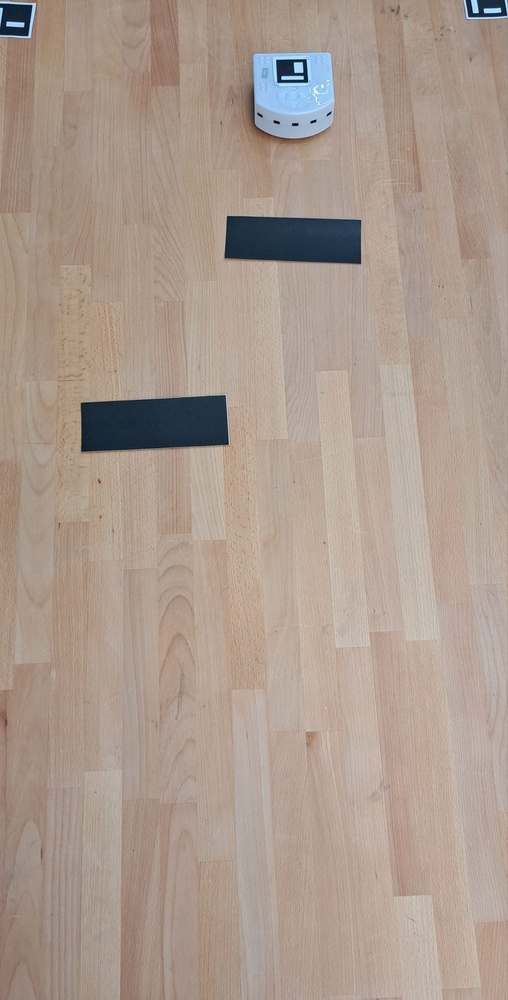
#> input picture table2.jpeg, 508 x 1000 px, shrunk from 966 x 1901 before the run, found by its file name
$ python costmap_path.py
#> lines starting #> are read from the running program, lines starting #| are printed output that depends on the picture
import cv2
import numpy as np
from heapq import heappush, heappop

# GLOBAL VARIABLES ============================================
# Load the image
image_path = r"C:/Users/neilc/OneDrive/Bureau/Exercises_mobile/mobileRobt38/table2.jpeg"
print(f"Loading image from: {image_path}")
original_image = cv2.imread(image_path, cv2.IMREAD_GRAYSCALE)
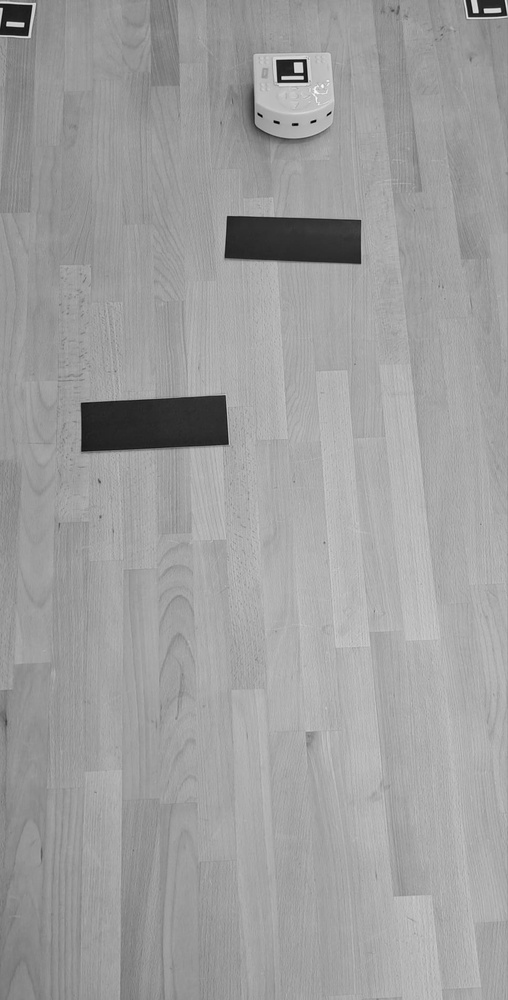
#> original_image: shape (1000, 508); min 0, max 251, mean 157.9

if original_image is None:
    print("Error: Image could not be loaded. Check the file path and format.")
    exit(1)

# Global list to store user-selected points
points = []

# [133 lines left out: functions select_points, create_costmap, reconstruct_binary_image_from_costmap, heuristic, astar, update, not called in this run]


def main():
    """
    Main function to initialize, select start and goal, and compute the path.
    """
    global points

    # Ask for grid dimensions
    try:
        height_division = int(input("Enter the number of rows (N): "))
#> the answer given: 100
        width_division = int(input("Enter the number of columns (M): "))
#> the answer given: 100
    except ValueError:
        print("Invalid input! Please enter integers.")
        return

    # Display the original image for both start and goal selection
    display_image = cv2.cvtColor(original_image, cv2.COLOR_GRAY2BGR)
    cv2.imshow("Select Start and Goal", display_image)

    # Select start and goal points
    cv2.setMouseCallback("Select Start and Goal", select_points, display_image)
    print("Click to select the start (blue) and goal (red) points.")

    # Wait for the points to be selected and the window to close automatically
    while len(points) < 2:
        cv2.waitKey(1)

    start_pixel, goal_pixel = points[0], points[1]

    # Create the costmap
    costmap, block_height, block_width = create_costmap(original_image, height_division, width_division)

    # Calculate real-world scaling
    cm_per_pixel_height = 40 / original_image.shape[0]
    cm_per_pixel_width = 80 / original_image.shape[1]
    cm_per_pixel = (cm_per_pixel_height + cm_per_pixel_width) / 2

    # Convert start and goal to grid coordinates
    start = (
        start_pixel[0] * height_division // original_image.shape[0],
        start_pixel[1] * width_division // original_image.shape[1],
    )
    goal = (
        goal_pixel[0] * height_division // original_image.shape[0],
        goal_pixel[1] * width_division // original_image.shape[1],
    )

    # Example obstacles (optional)
    obstacles = []

    # Compute and visualize the path
    path, updated_costmap = update(costmap, block_height, block_width, start, goal, display_image, obstacles, cm_per_pixel)

    if path:
        print("Path found (in grid coordinates):", path)
    else:
        print("No path found!")

    # Reconstruct and display the binary image from the costmap
    reconstructed_image = reconstruct_binary_image_from_costmap(updated_costmap, block_height, block_width, original_image.shape)
    cv2.imshow("Reconstructed Binary Image from Costmap", reconstructed_image)

    # Wait for 'q' to close all windows
    print("Press 'q' to close all windows.")
    while True:
        key = cv2.waitKey(1)
        if key == ord("q"):
            cv2.destroyAllWindows()
            break


if __name__ == "__main__":
    main()

$ run again, with table.jpeg copied over table2.jpeg
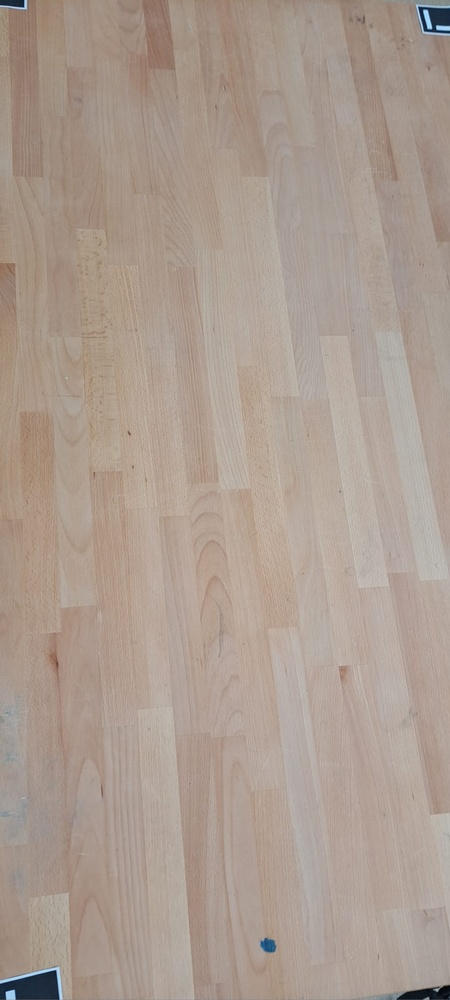
#> input picture table.jpeg, 450 x 1000 px, shrunk from 921 x 2048 before the run, found by its file name
#> `original_image = cv2.imread(image_path, cv2.IMREAD_GRAYSCALE)`:
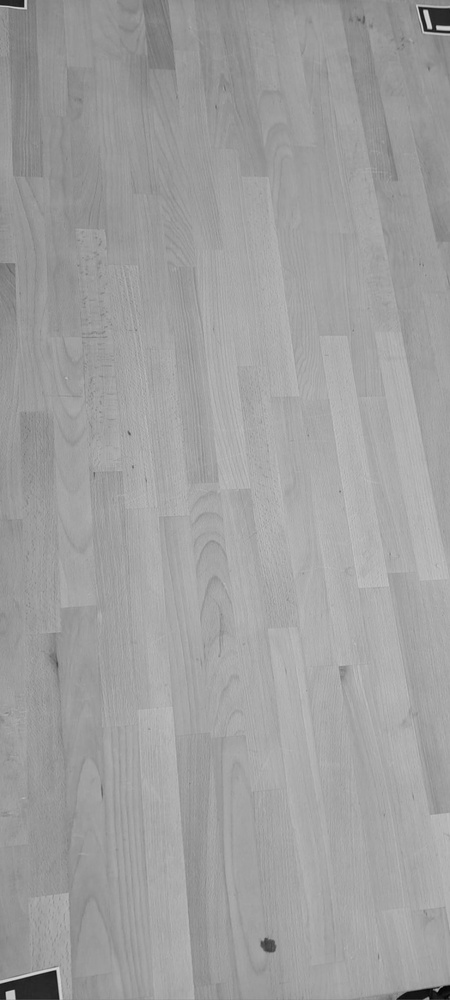
#> original_image: shape (1000, 450); min 0, max 216, mean 159
